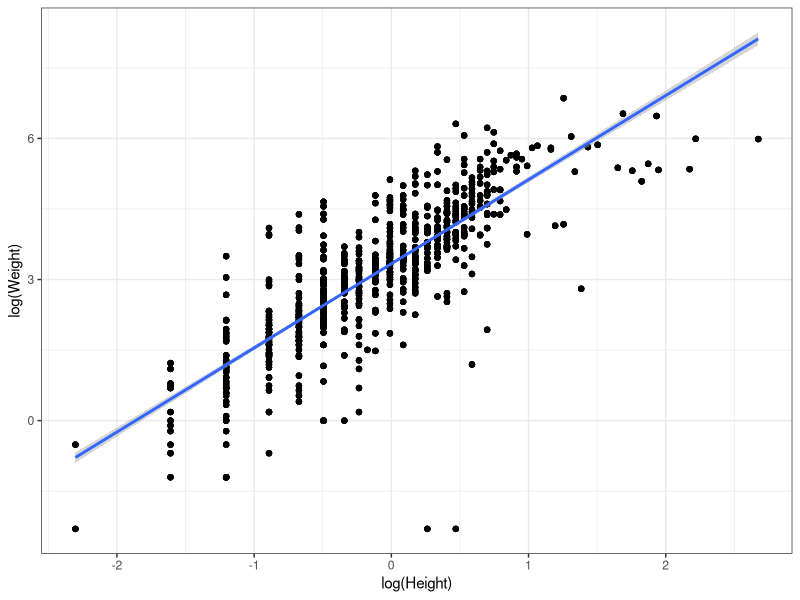

This figure's R source:
## ---- chunk 1

###############
#
# 02 PROBLEM SET
# 
# DUE:        February 54, 2022
# 
# CREATED BY: Lauren Sullivan
# FILES:      "pokemon_dat.csv""
#
###############

########### setup
rm(list=ls())


library(tidyverse)

########### data
pokedat <- read_csv("../data/pokemon_dat.csv")




## ---- chunk 2


pokedat[1:6, 1:8]

pokedat_1 <- pokedat %>% fill(Name)

pokedat_1[1:6, 1:8]

## ---- chunk 3


# The only columns that differs between the sets of 2 rows per Pokemon are
#   "Special_Move" and "Special_Move_Power". So spread those two columns -
#   (Special_Move is the variable, and Special_Move_Power is the value)

pokedat_2 <- pokedat_1 %>%
                pivot_wider(names_from = "Special_Move", values_from = "Special_Move_Power")
head(pokedat_2)



## ---- chunk 4

tail(pokedat_2)

# or try this if you want to be able to read the full names
tail(pokedat_2[[2]])


## ---- chunk 5


pokedat_3 <- pokedat_2 %>%
              pivot_longer(c("HP", "Attack", "Defense", "Speed"), names_to = "Stats_type",
                     values_to = "Stats_value")
pokedat_3[1:9, c(1:2,22:23)]

## ---- chunk 6

pokedat_4 <- pokedat_3 %>%
                separate(Height_and_Weight_stats, into =
                         c("Height", "Weight"), sep = ":",
                         convert = TRUE)
head(pokedat_4)

# Did you remember to convert back to dbl?? Otherwise your heights and
#   weights will be characters.

# Here's that relationship for fun, and on the log-log scale to please
#   the true scaling folks (biogeographers).

ggplot(pokedat_4, aes(x = log(Height), y = log(Weight)))+
  geom_point()+
  geom_smooth(method = 'lm', se = TRUE)+
  theme_bw()

## ---- chunk 7
pokedat_5 <- pokedat_4 %>%
              pivot_longer(c("Green","Red","Blue","White","Brown","Yellow","Purple",
                     "Pink","Grey","Black"), names_to = "Color", values_to ="Catch_Rate",
                     values_drop_na = TRUE)

#OR

pokedat_5 <- pokedat_4 %>%
              pivot_longer(names_to = "Color", values_to = "Catch_Rate", c(-Number, -Name,
                     -Type_1, -Type_2, -Generation, -Pr_Male, -Height,
                     -Weight, -Body_Style, -isLegendary, -Special_Attack,
                     -Special_Defense, -Stats_type, -Stats_value),
                      values_drop_na = TRUE)

str(pokedat_5)
# The dataset has 2884 observations, 16 variables.

# FYI this tidying isn't 100% required, but makes your dataset cleaner
#   to make your NA's implicit bc there is no such thing as a Red
#   Bulbasaur for example.
## ---- chunk 8

?unite()
?separate()

# REMOVE = TRUE removes an input columnn from the output dataframe.
#   This can help you keep data tidy bc when you are uniting or
#   separating two datasets you may not care if some columns in
#   one of your original data frames is in the final dataframe,
#   so just remove it! (like here, you only need Pokemon name and
#   Pr_male so you have an idea of how long you need to look for either
#   gender.)

## ---- chunk 9

pokedat_6 <- pokedat_5 %>%
              pivot_wider(names_from = isLegendary, values_from = Type_2) %>%
              pivot_longer(names_to = "isLegendary", values_to = "Type_2", "FALSE":"TRUE",  
                           values_drop_na = TRUE)


str(pokedat_6)
# The dataset has 1400 obs. of  16 variables

length(unique(pokedat_6$Name))
# There are 350 Pokemon with only two Types

list(unique(pokedat_5$Type_2))
# There are NAs in this list of unique Type 2's before the transformation

list(unique(pokedat_6$Type_2))
# There are no NAs in this list of unique Type 2's after the transformation

## ---- chunk 10


pokedat_7 <- pokedat_5 %>%
              pivot_wider(names_from = Stats_type, values_from = Stats_value) 

pokedat_7[100:110, c(1:2, 15)]

## ---- chunk 11


pokedat_7[,4]

pokedat_7 %>% .$Generation

pokedat_7 %>% .[["Generation"]]

pokedat_7[["Generation"]]

pokedat_7$Generation


str(pokedat_7)
#721 Pokemon

